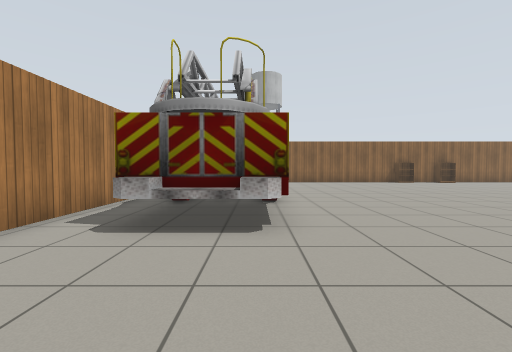
[1] (above)

24 first-person views from a walk through a robot-simulator world made for Gazebo. The camera is 0.94 m above the floor, tilts 2° down and sees 90° across. The lines on the ground mark 1 m squares. The floor is counted in squares, 1 m on a side. Each view is taken from the middle of a square. On the plan, view 1 faces up. The plan holds only what a view shows up to about 10 squares ahead; the rest is blank. The place goes on beyond the plan. Robots are left out. Simple patterns stand in for the simulator's built-in surfaces. Simple shapes stand in for some stock models. Some surface patterns are stand-ins.

[2]
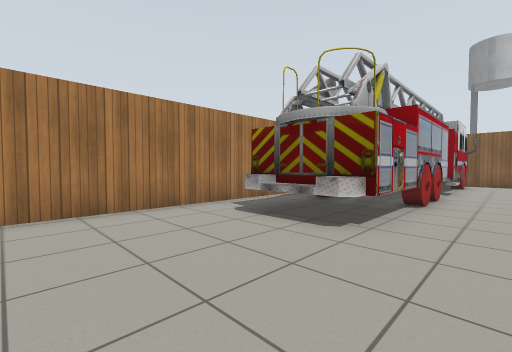

[3]
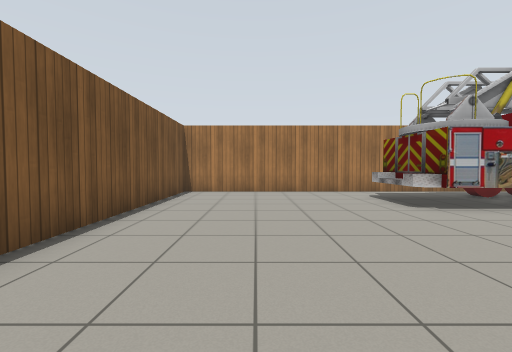

[4]
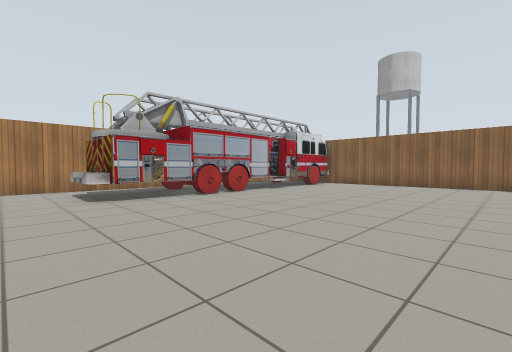

[5]
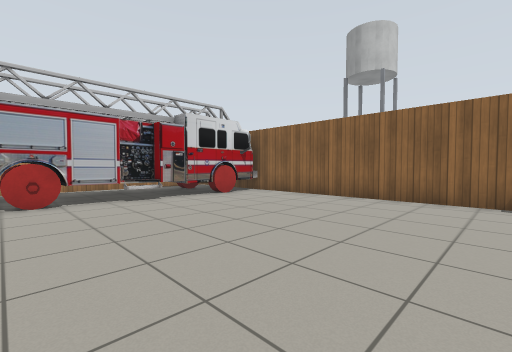

[6]
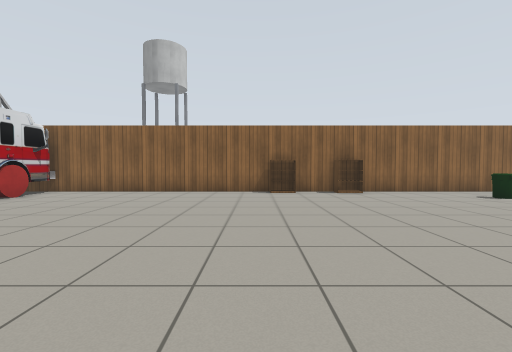

[7]
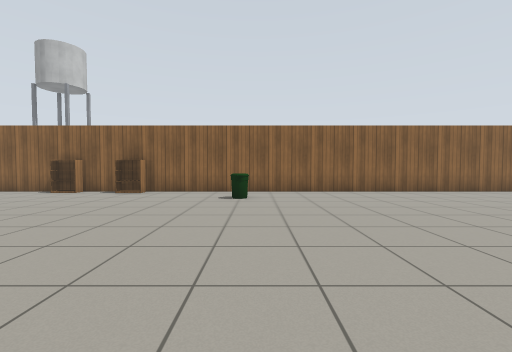

[8]
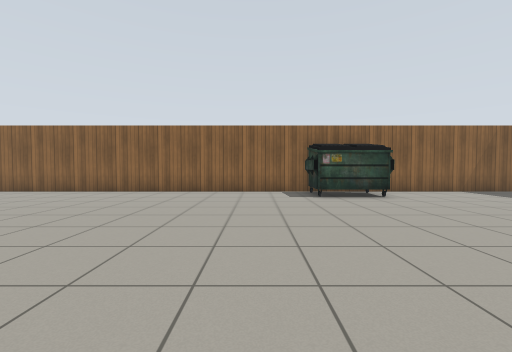

[9]
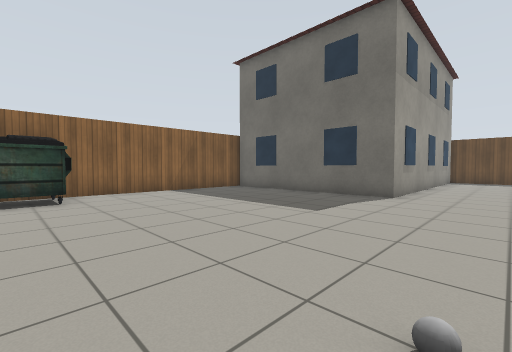

[10]
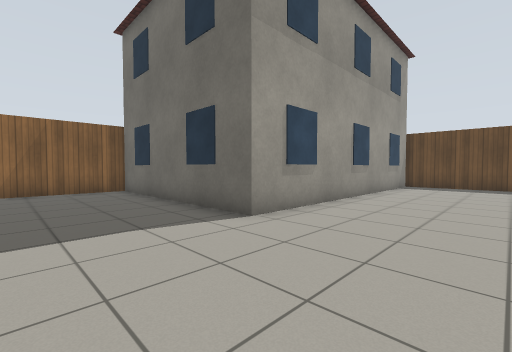

[11]
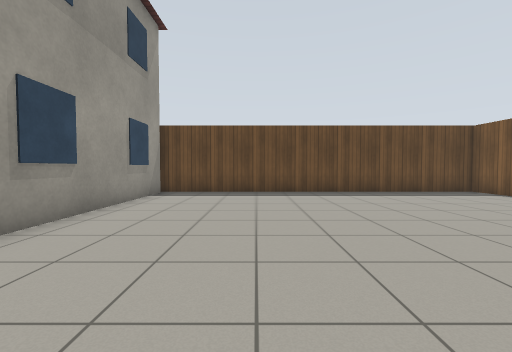

[12]
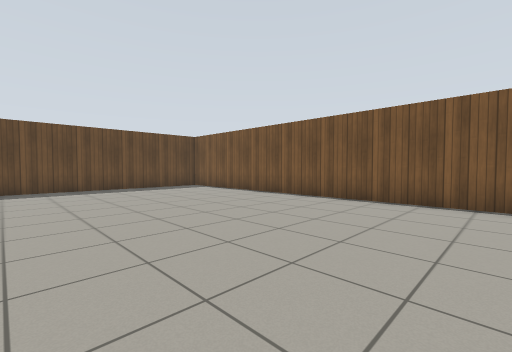

[13]
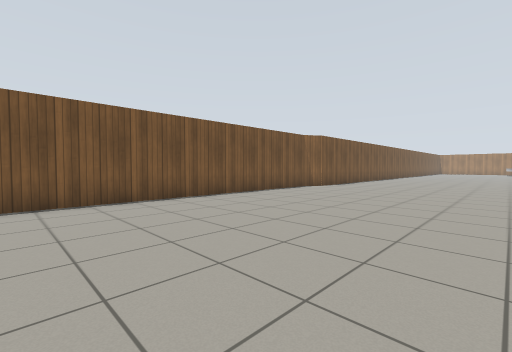

[14]
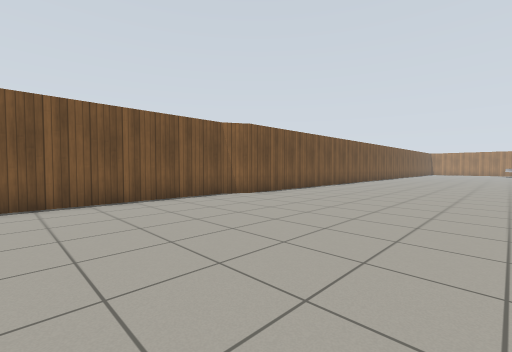

[15]
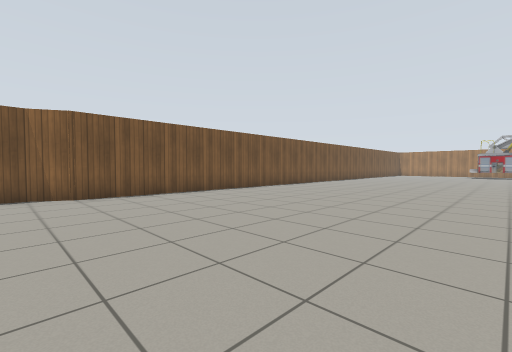

[16]
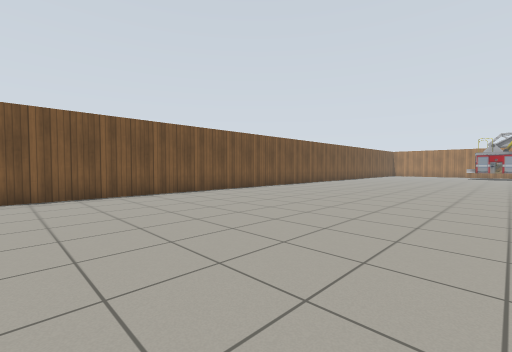

[17]
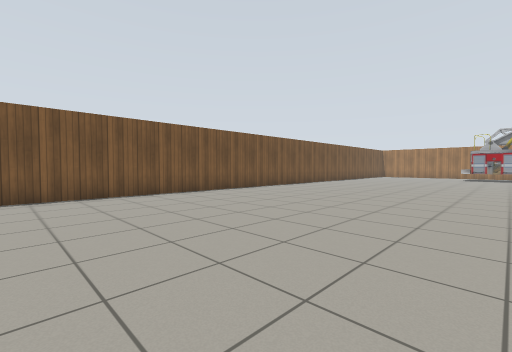

[18]
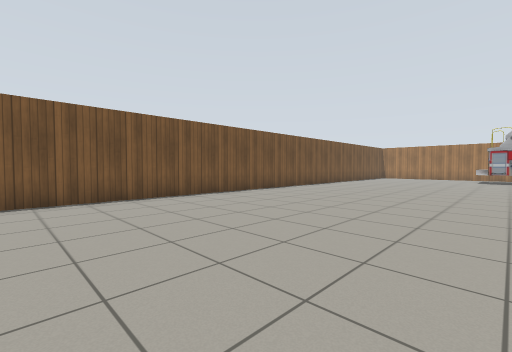

[19]
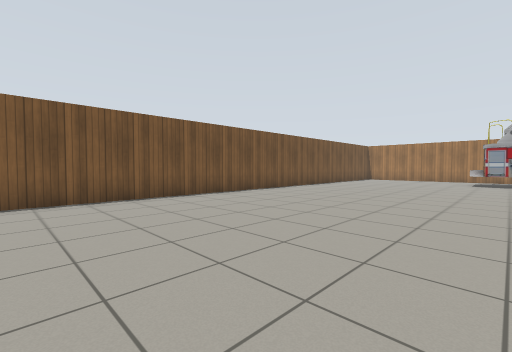

[20]
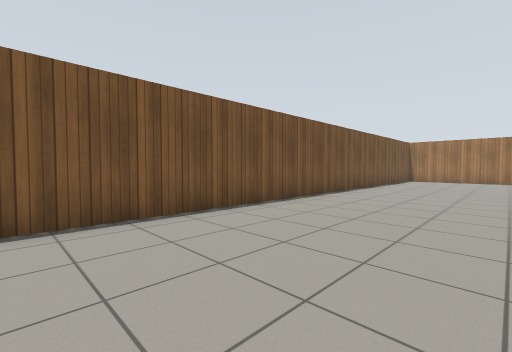

[21]
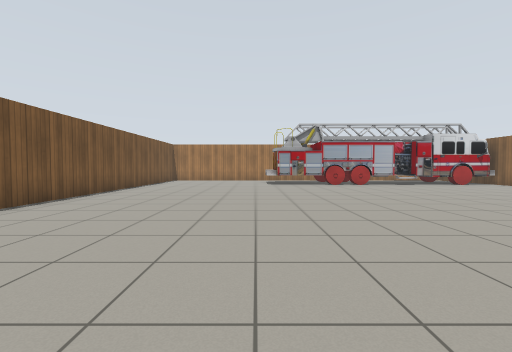

[22]
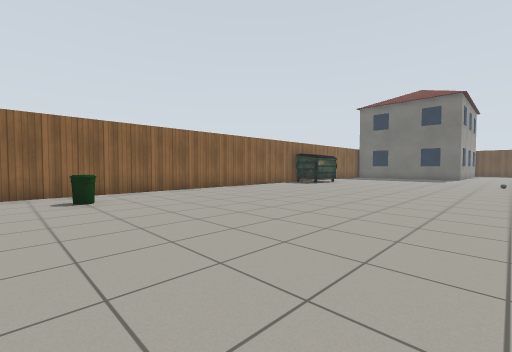

[23]
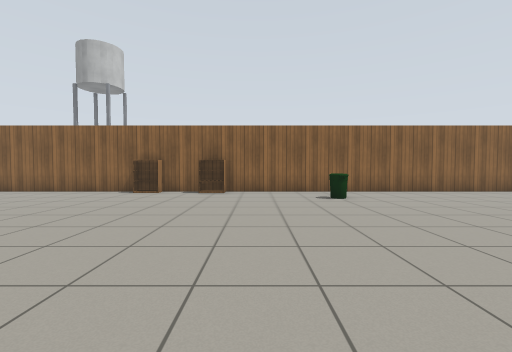

[24]
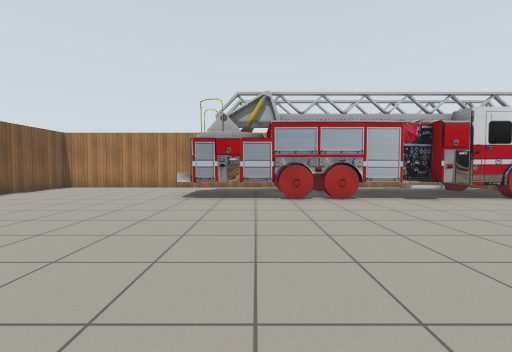

### Floor plan
Key: @ floor where view 1 was taken; # wall or solid block; . floor; T truck; B bookshelf; I bin; U dumpster; L building; G grey ball.
Columns run from 4 left of view 1 to 47 right of it. Each row starts with its distance up from view 1.
 16    ######################################
 15     TT.......B.B...............UUU.......L
 14   TTT..............II..........UUU.......L
 13   TTT....................................L
 12    TT....................................L
 11    TT....................................L
 10 #. TT....................................L
  9 #.TTT....................................LLLLLLLLLL#
  8 #.TTT..............................................#
  7 #.TTT..............................................#
  6 #.TTT............................G.................#
  5 #.TTT...........................     ..............#
  4 #.TTT..............................................#
  3 #..................................................#
  2 #..................................................#
  1 #..................................................#
  0 #...@..............................................#
 -1 #..................................................#
 -2 #..................................................#
 -3 ###############################################  ###

Positions as (right, up) in squares from view 1, and headings:
1: (0, 0), facing up
2: (2, 0), facing up-left
3: (6, 0), facing left
4: (8, 2), facing up-left
5: (8, 8), facing up-left
6: (8, 6), facing up
7: (16, 6), facing up
8: (25, 6), facing up
9: (28, 6), facing up-right
10: (33, 5), facing up-right
11: (37, 5), facing right
12: (35, 4), facing down-right
13: (37, 4), facing down-left
14: (32, 4), facing down-left
15: (27, 6), facing down-left
16: (25, 6), facing down-left
17: (22, 6), facing down-left
18: (19, 5), facing down-left
19: (16, 5), facing down-left
20: (15, 2), facing down-left
21: (14, 3), facing left
22: (14, 6), facing up-right
23: (13, 6), facing up
24: (8, 6), facing left
